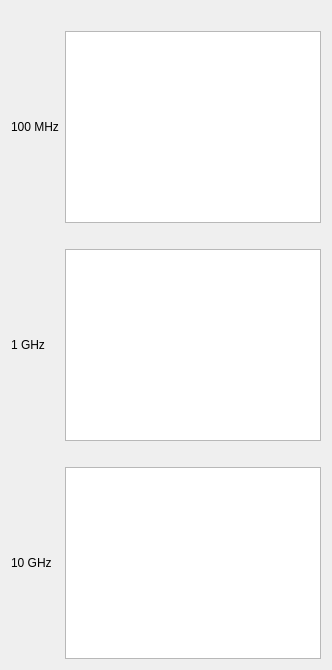
                  <widget class="QWidget" name="tab_51">
                   <attribute name="title">
                    <string>Phase Locked Oscillators</string>
                   </attribute>
                   <layout class="QGridLayout" name="gridLayout_42">
                    <item row="5" column="0">
                     <widget class="QLabel" name="label_62">
                      <property name="text">
                       <string>10 GHz</string>
                      </property>
                     </widget>
                    </item>
                    <item row="5" column="1">
                     <widget class="QGraphicsView" name="graphicsView_43"/>
                    </item>
                    <item row="3" column="1">
                     <widget class="QGraphicsView" name="graphicsView_24"/>
                    </item>
                    <item row="3" column="0">
                     <widget class="QLabel" name="label_61">
                      <property name="text">
                       <string>1 GHz</string>
                      </property>
                     </widget>
                    </item>
                    <item row="1" column="1">
                     <widget class="QGraphicsView" name="graphicsView_22"/>
                    </item>
                    <item row="1" column="0">
                     <widget class="QLabel" name="label_60">
                      <property name="text">
                       <string>100 MHz</string>
                      </property>
                     </widget>
                    </item>
                    <item row="2" column="1">
                     <widget class="QLabel" name="label_117">
                      <property name="text">
                       <string>&lt;phase lock alarm&gt;</string>
                      </property>
                     </widget>
                    </item>
                    <item row="0" column="1">
                     <widget class="QLabel" name="label_116">
                      <property name="text">
                       <string>&lt;phase lock alarm&gt;</string>
                      </property>
                     </widget>
                    </item>
                    <item row="4" column="1">
                     <widget class="QLabel" name="label_118">
                      <property name="text">
                       <string>&lt;phase lock alarm&gt;</string>
                      </property>
                     </widget>
                    </item>
                   </layout>
                  </widget>
